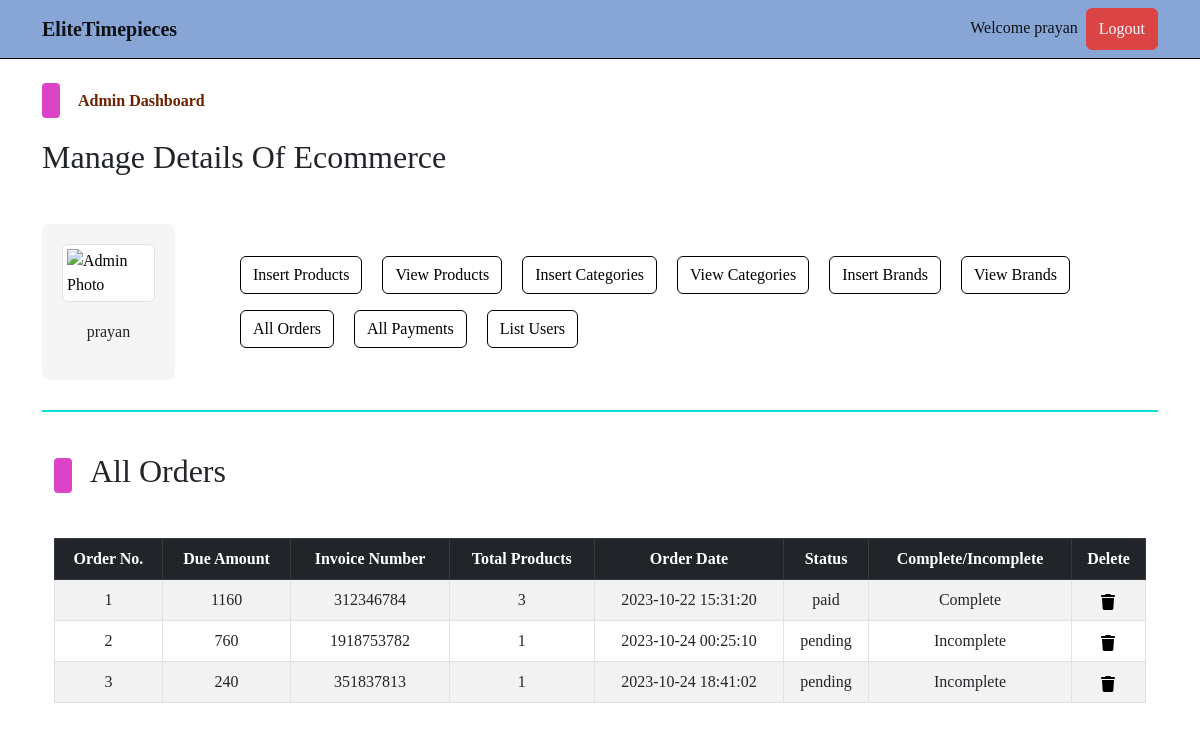
/admin/index.php?list_orders (signed in), run on the app's committed database.
### tables this page shows
CREATE TABLE `admin_table` (
  `admin_id` int(11) NOT NULL,
  `admin_name` varchar(100) NOT NULL,
  `admin_email` varchar(200) NOT NULL,
  `admin_image` varchar(255) NOT NULL,
  `admin_password` varchar(255) NOT NULL
);

CREATE TABLE `user_orders` (
  `order_id` int(11) NOT NULL,
  `user_id` int(11) NOT NULL,
  `amount_due` int(255) NOT NULL,
  `invoice_number` int(255) NOT NULL,
  `total_products` int(255) NOT NULL,
  `order_date` timestamp NOT NULL DEFAULT current_timestamp() ON UPDATE current_timestamp(),
  `order_status` varchar(255) NOT NULL
);

### admin/list_orders.php (the view, shortened to what this page needs)
<!DOCTYPE html>
<html lang="en">
<head>
</head>
<body>
    <div class="container">
        <div class="categ-header">
            <div class="sub-title">
                <span class="shape"></span>
                <h2>All Orders</h2>
            </div>
        </div>
        <div class="table-data">
            <table class="table table-bordered table-hover table-striped text-center">
                <thead class="table-dark">
                    <?php
                    $get_order_query = "SELECT * FROM `user_orders`";
                    $get_order_result = mysqli_query($con, $get_order_query);
                    $row_count = mysqli_num_rows($get_order_result);
                    if($row_count!=0){
                        echo "
                        <tr>
                        <th>Order No.</th>
                        <th>Due Amount</th>
                        <th>Invoice Number</th>
                        <th>Total Products</th>
                        <th>Order Date</th>
                        <th>Status</th>
                        <th>Complete/Incomplete</th>
                        <th>Delete</th>
                    </tr>
                    ";
                    }
                    ?>
                </thead>
                <tbody>
                    <?php
                    if ($row_count == 0) {
                        echo "<h2 class='text-center text-light p-2 bg-dark'>No orders yet</h2>";
                    } else {
                        $id_number = 1;
                        while ($row_fetch_orders = mysqli_fetch_array($get_order_result)) {
                            $order_id = $row_fetch_orders['order_id'];
                            $amount_due = $row_fetch_orders['amount_due'];
                            $invoice_number = $row_fetch_orders['invoice_number'];
                            $total_products = $row_fetch_orders['total_products'];
                            $order_date = $row_fetch_orders['order_date'];
                            $order_status = $row_fetch_orders['order_status'];
                            $order_complete = $row_fetch_orders['order_status'] == 'paid'? 'Complete' : 'Incomplete';
                            echo "
                            <tr>
                            <td>$id_number</td>
                            <td>$amount_due</td>
                            <td>$invoice_number</td>
                            <td>$total_products</td>
                            <td>$order_date</td>
                            <td>$order_status</td>
                            <td>$order_complete</td>
                            <td>
                                <a href='index.php?delete_order=$order_id' data-bs-toggle='modal' data-bs-target='#deleteModal_$order_id'>
                                </a>
                                <div class='modal fade' id='deleteModal_$order_id' tabindex='-1' aria-labelledby='deleteModal_$order_id.Label' aria-hidden='true'>
                                                            <a class='text-light' href='index.php?delete_order=$order_id'>
                                                                Delete Order No. <strong>$id_number</strong>
                                                            </a>
                                </div>
                            </td>
                        </tr>
                            ";
                            $id_number++;
                        }
                    }
                    ?>
                </tbody>
            </table>
        </div>
    </div>
</body>
</html>

### admin/index.php (shortened to what this page needs)
<?php
    include('../functions/common_functions.php');
    if(isset($_SESSION['admin_username'])){
        $admin_name = $_SESSION['admin_username'];
        $get_admin_data = "SELECT * FROM `admin_table` WHERE admin_name = '$admin_name'";
        $get_admin_result = mysqli_query($con,$get_admin_data);
        $row_fetch_admin_data = mysqli_fetch_array($get_admin_result);
        $admin_name = $row_fetch_admin_data['admin_name'];
        $admin_image = $row_fetch_admin_data['admin_image'];
    }else{
        echo "<script>window.open('./admin_login.php','_self');</script>";
    }
?>
<!DOCTYPE html>
<html lang="en">
<head>
    <link rel="stylesheet" href="../assets/css/bootstrap.css" />
    <link rel="stylesheet" href="../assets/css/main.css" />
</head>
<body>
    <nav class="navbar navbar-expand-lg navbar-light bg-light">
        <div class="container">
            <a class="navbar-brand fw-bold" href="#">EliteTimepieces</a>
            <div class="collapse navbar-collapse" id="navbarSupportedContentad">
                <ul class="navbar-nav ms-auto mb-2 mb-lg-0">
                    <li class="nav-item">
                        <a class="nav-link active" aria-current="page" href="#">Welcome <?php echo $admin_name;?></a>
                    </li>
                    <li class="nav-item">
                    <button class="btn btn-primary p-0 px-1">
                            <a href="./admin_logout.php" class="nav-link text-light">Logout</a>
                        </button>
                    </li>
                </ul>
            </div>
        </div>
    </nav>
    <div class="control">
        <div class="container pt-4 pb-0">
            <div class="categ-header">
                <div class="sub-title">
                    <span class="shape"></span>
                    <span class="title">Admin Dashboard</span>
                </div>
                <h2>Manage Details Of Ecommerce</h2>
            </div>
            <div class="row align-items-center">
                <div class="col-md-2">
                    <div class="admin-image">
                        <a href="./index.php"><img src="./admin_images/<?php echo $admin_image;?>" class="img-thumbnail" alt="Admin Photo"></a>
                        <p><?php echo $admin_name;?></p>
                    </div>
                </div>
                <div class="col-md-10">
                    <div class="buttons">
                        <button class="btn btn-outline-primary m-2">
                            <a href="./insert_product.php" class="nav-link">Insert Products</a>
                        </button>
                        <button class="btn btn-outline-primary m-2">
                            <a href="index.php?view_products" class="nav-link">View Products</a>
                        </button>
                        <button class="btn btn-outline-primary m-2">
                            <a href="index.php?insert_category" class="nav-link">Insert Categories</a>
                        </button>
                        <button class="btn btn-outline-primary m-2">
                            <a href="index.php?view_categories" class="nav-link">View Categories</a>
                        </button>
                        <button class="btn btn-outline-primary m-2">
                            <a href="index.php?insert_brand" class="nav-link">Insert Brands</a>
                        </button>
                        <button class="btn btn-outline-primary m-2">
                            <a href="index.php?view_brands" class="nav-link">View Brands</a>
                        </button>
                        <button class="btn btn-outline-primary m-2">
                            <a href="index.php?list_orders" class="nav-link">All Orders</a>
                        </button>
                        <button class="btn btn-outline-primary m-2">
                            <a href="index.php?list_payments" class="nav-link">All Payments</a>
                        </button>
                        <button class="btn btn-outline-primary m-2">
                            <a href="index.php?list_users" class="nav-link">List Users</a>
                        </button>
                    </div>
                </div>
            </div>
        </div>
    </div>
    <div class="container">
        <div class="divider"></div>
    </div>
    <div class="change-page">
        <div class="container">
            <?php
            if(isset($_GET['list_orders'])){
                include('./list_orders.php');
            }
            ?>
        </div>
    </div>
</body>
</html>

### assets/css/main.css (style rules this page uses)
* { -webkit-box-sizing: border-box; -moz-box-sizing: border-box; box-sizing: border-box; margin: 0; padding: 0; }
html { scroll-behavior: smooth; }
body { font-family: "regular","sans-serif"; }
a { text-decoration: blue; color: #000000; cursor: pointer; }
button, input[type="submit"] { cursor: pointer; }
ul { list-style: none; }
.divider { background-color: #0fdfd5; height: 1.5px; width: 100%; margin-top: 30px; margin-bottom: 40px; }
.container .categ-header { display: flex; flex-direction: column; gap: 20px; margin-bottom: 40px; }
.container .categ-header .sub-title { display: flex; flex-direction: row; gap: 18px; align-items: center; }
.container .categ-header .sub-title span:nth-of-type(1) { width: 18px; height: 35px; background-color: #db44c9; border-radius: 4px; -webkit-border-radius: 4px; -moz-border-radius: 4px; -ms-border-radius: 4px; -o-border-radius: 4px; }
.shape { display: inline-block; width: 18px; height: 35px; background-color: #4444db; border-radius: 4px; -webkit-border-radius: 4px; -moz-border-radius: 4px; -ms-border-radius: 4px; -o-border-radius: 4px; }
.container .categ-header .sub-title span:nth-of-type(2) { color: #6d2100; font-weight: bold; }
.bg-light { background-color: #87a6d6 !important; border-bottom: 1px solid #040608; }
.control .container .row .admin-image { width: 80%; background-color: #F5F5F5; padding: 20px; display: flex; flex-direction: column; gap:18px; align-items: center; border-radius: 8px; -webkit-border-radius: 8px; -moz-border-radius: 8px; -ms-border-radius: 8px; -o-border-radius: 8px; }
.control .container .row .admin-image img { width: 100%; }
.control .container .row .buttons a.nav-link { transition: 0s; -webkit-transition: 0s; -moz-transition: 0s; -ms-transition: 0s; -o-transition: 0s; }
td { vertical-align: middle; }

### data on the page
admin_table: admin_name "prayan"
user_orders: amount_due "1160", invoice_number "312346784", total_products "3", order_date "2023-10-22 15:31:20", order_status "paid", order_status "Complete"
user_orders: amount_due "760", invoice_number "1918753782", total_products "1", order_date "2023-10-24 00:25:10", order_status "pending", order_status "Incomplete"
user_orders: amount_due "240", invoice_number "351837813", total_products "1", order_date "2023-10-24 18:41:02", order_status "pending", order_status "Incomplete"
